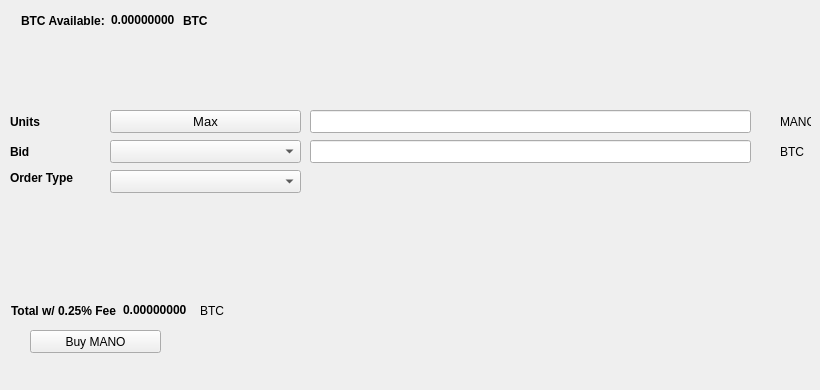
   <widget class="QWidget" name="BuyTab">
    <attribute name="title">
     <string>Buy</string>
    </attribute>
    <widget class="QPushButton" name="BuyMANO">
     <property name="geometry">
      <rect>
       <x>30</x>
       <y>330</y>
       <width>131</width>
       <height>23</height>
      </rect>
     </property>
     <property name="text">
      <string>Buy MANO</string>
     </property>
     <property name="icon">
      <iconset resource="../mano.qrc">
       <normaloff>:/icons/bitcoin</normaloff>:/icons/bitcoin</iconset>
     </property>
    </widget>
    <widget class="QLabel" name="label_3">
     <property name="geometry">
      <rect>
       <x>10</x>
       <y>110</y>
       <width>46</width>
       <height>23</height>
      </rect>
     </property>
     <property name="font">
      <font>
       <weight>75</weight>
       <bold>true</bold>
      </font>
     </property>
     <property name="text">
      <string>Units</string>
     </property>
    </widget>
    <widget class="QLineEdit" name="UnitsInput">
     <property name="geometry">
      <rect>
       <x>310</x>
       <y>110</y>
       <width>441</width>
       <height>23</height>
      </rect>
     </property>
     <property name="font">
      <font>
       <pointsize>9</pointsize>
       <weight>75</weight>
       <bold>true</bold>
      </font>
     </property>
    </widget>
    <widget class="QLineEdit" name="BuyBidPriceEdit">
     <property name="geometry">
      <rect>
       <x>310</x>
       <y>140</y>
       <width>441</width>
       <height>23</height>
      </rect>
     </property>
     <property name="font">
      <font>
       <pointsize>9</pointsize>
       <weight>75</weight>
       <bold>true</bold>
      </font>
     </property>
    </widget>
    <widget class="QLabel" name="label_4">
     <property name="geometry">
      <rect>
       <x>780</x>
       <y>110</y>
       <width>31</width>
       <height>23</height>
      </rect>
     </property>
     <property name="text">
      <string>MANO</string>
     </property>
    </widget>
    <widget class="QLabel" name="label_5">
     <property name="geometry">
      <rect>
       <x>780</x>
       <y>140</y>
       <width>31</width>
       <height>23</height>
      </rect>
     </property>
     <property name="text">
      <string>BTC</string>
     </property>
    </widget>
    <widget class="QLabel" name="label_6">
     <property name="geometry">
      <rect>
       <x>10</x>
       <y>140</y>
       <width>46</width>
       <height>23</height>
      </rect>
     </property>
     <property name="font">
      <font>
       <weight>75</weight>
       <bold>true</bold>
      </font>
     </property>
     <property name="text">
      <string>Bid</string>
     </property>
    </widget>
    <widget class="QLabel" name="label_7">
     <property name="geometry">
      <rect>
       <x>10</x>
       <y>170</y>
       <width>91</width>
       <height>16</height>
      </rect>
     </property>
     <property name="font">
      <font>
       <weight>75</weight>
       <bold>true</bold>
      </font>
     </property>
     <property name="text">
      <string>Order Type</string>
     </property>
    </widget>
    <widget class="QPushButton" name="Buy_Max_Amount">
     <property name="geometry">
      <rect>
       <x>110</x>
       <y>110</y>
       <width>191</width>
       <height>23</height>
      </rect>
     </property>
     <property name="font">
      <font>
       <pointsize>10</pointsize>
      </font>
     </property>
     <property name="text">
      <string>Max</string>
     </property>
    </widget>
    <widget class="QComboBox" name="BuyBidcomboBox">
     <property name="geometry">
      <rect>
       <x>110</x>
       <y>140</y>
       <width>191</width>
       <height>23</height>
      </rect>
     </property>
     <property name="font">
      <font>
       <pointsize>10</pointsize>
      </font>
     </property>
    </widget>
    <widget class="QComboBox" name="buyOrdertypeCombo">
     <property name="geometry">
      <rect>
       <x>110</x>
       <y>170</y>
       <width>191</width>
       <height>23</height>
      </rect>
     </property>
     <property name="font">
      <font>
       <pointsize>10</pointsize>
      </font>
     </property>
    </widget>
    <widget class="QWidget" name="layoutWidget1">
     <property name="geometry">
      <rect>
       <x>21</x>
       <y>11</y>
       <width>227</width>
       <height>19</height>
      </rect>
     </property>
     <layout class="QHBoxLayout" name="horizontalLayout_3">
      <item>
       <widget class="QLabel" name="label232">
        <property name="font">
         <font>
          <weight>75</weight>
          <bold>true</bold>
         </font>
        </property>
        <property name="text">
         <string>BTC Available:</string>
        </property>
       </widget>
      </item>
      <item>
       <widget class="QLabel" name="BtcAvailableLbl">
        <property name="palette">
         <palette>
          <active>
           <colorrole role="WindowText">
            <brush brushstyle="SolidPattern">
             <color alpha="255">
              <red>0</red>
              <green>0</green>
              <blue>0</blue>
             </color>
            </brush>
           </colorrole>
           <colorrole role="Button">
            <brush brushstyle="SolidPattern">
             <color alpha="255">
              <red>0</red>
              <green>170</green>
              <blue>0</blue>
             </color>
            </brush>
           </colorrole>
           <colorrole role="Light">
            <brush brushstyle="SolidPattern">
             <color alpha="255">
              <red>0</red>
              <green>255</green>
              <blue>0</blue>
             </color>
            </brush>
           </colorrole>
           <colorrole role="Midlight">
            <brush brushstyle="SolidPattern">
             <color alpha="255">
              <red>0</red>
              <green>212</green>
              <blue>0</blue>
             </color>
            </brush>
           </colorrole>
           <colorrole role="Dark">
            <brush brushstyle="SolidPattern">
             <color alpha="255">
              <red>0</red>
              <green>85</green>
              <blue>0</blue>
             </color>
            </brush>
           </colorrole>
           <colorrole role="Mid">
            <brush brushstyle="SolidPattern">
             <color alpha="255">
              <red>0</red>
              <green>113</green>
              <blue>0</blue>
             </color>
            </brush>
           </colorrole>
           <colorrole role="Text">
            <brush brushstyle="SolidPattern">
             <color alpha="255">
              <red>0</red>
              <green>170</green>
              <blue>0</blue>
             </color>
            </brush>
           </colorrole>
           <colorrole role="BrightText">
            <brush brushstyle="SolidPattern">
             <color alpha="255">
              <red>255</red>
              <green>255</green>
              <blue>255</blue>
             </color>
            </brush>
           </colorrole>
           <colorrole role="ButtonText">
            <brush brushstyle="SolidPattern">
             <color alpha="255">
              <red>0</red>
              <green>0</green>
              <blue>0</blue>
             </color>
            </brush>
           </colorrole>
           <colorrole role="Base">
            <brush brushstyle="SolidPattern">
             <color alpha="255">
              <red>255</red>
              <green>255</green>
              <blue>255</blue>
             </color>
            </brush>
           </colorrole>
           <colorrole role="Window">
            <brush brushstyle="SolidPattern">
             <color alpha="255">
              <red>0</red>
              <green>170</green>
              <blue>0</blue>
             </color>
            </brush>
           </colorrole>
           <colorrole role="Shadow">
            <brush brushstyle="SolidPattern">
             <color alpha="255">
              <red>0</red>
              <green>0</green>
              <blue>0</blue>
             </color>
            </brush>
           </colorrole>
           <colorrole role="AlternateBase">
            <brush brushstyle="SolidPattern">
             <color alpha="255">
              <red>127</red>
              <green>212</green>
              <blue>127</blue>
             </color>
            </brush>
           </colorrole>
           <colorrole role="ToolTipBase">
            <brush brushstyle="SolidPattern">
             <color alpha="255">
              <red>255</red>
              <green>255</green>
              <blue>220</blue>
             </color>
            </brush>
           </colorrole>
           <colorrole role="ToolTipText">
            <brush brushstyle="SolidPattern">
             <color alpha="255">
              <red>0</red>
              <green>0</green>
              <blue>0</blue>
             </color>
            </brush>
           </colorrole>
          </active>
          <inactive>
           <colorrole role="WindowText">
            <brush brushstyle="SolidPattern">
             <color alpha="255">
              <red>0</red>
              <green>0</green>
              <blue>0</blue>
             </color>
            </brush>
           </colorrole>
           <colorrole role="Button">
            <brush brushstyle="SolidPattern">
             <color alpha="255">
              <red>0</red>
              <green>170</green>
              <blue>0</blue>
             </color>
            </brush>
           </colorrole>
           <colorrole role="Light">
            <brush brushstyle="SolidPattern">
             <color alpha="255">
              <red>0</red>
              <green>255</green>
              <blue>0</blue>
             </color>
            </brush>
           </colorrole>
           <colorrole role="Midlight">
            <brush brushstyle="SolidPattern">
             <color alpha="255">
              <red>0</red>
              <green>212</green>
              <blue>0</blue>
             </color>
            </brush>
           </colorrole>
           <colorrole role="Dark">
            <brush brushstyle="SolidPattern">
             <color alpha="255">
              <red>0</red>
              <green>85</green>
              <blue>0</blue>
             </color>
            </brush>
           </colorrole>
           <colorrole role="Mid">
            <brush brushstyle="SolidPattern">
             <color alpha="255">
              <red>0</red>
              <green>113</green>
              <blue>0</blue>
             </color>
            </brush>
           </colorrole>
           <colorrole role="Text">
            <brush brushstyle="SolidPattern">
             <color alpha="255">
              <red>0</red>
              <green>170</green>
              <blue>0</blue>
             </color>
            </brush>
           </colorrole>
           <colorrole role="BrightText">
            <brush brushstyle="SolidPattern">
             <color alpha="255">
              <red>255</red>
              <green>255</green>
              <blue>255</blue>
             </color>
            </brush>
           </colorrole>
           <colorrole role="ButtonText">
            <brush brushstyle="SolidPattern">
             <color alpha="255">
              <red>0</red>
              <green>0</green>
              <blue>0</blue>
             </color>
            </brush>
           </colorrole>
           <colorrole role="Base">
            <brush brushstyle="SolidPattern">
             <color alpha="255">
              <red>255</red>
              <green>255</green>
              <blue>255</blue>
             </color>
            </brush>
           </colorrole>
           <colorrole role="Window">
            <brush brushstyle="SolidPattern">
             <color alpha="255">
              <red>0</red>
              <green>170</green>
              <blue>0</blue>
             </color>
            </brush>
           </colorrole>
           <colorrole role="Shadow">
            <brush brushstyle="SolidPattern">
             <color alpha="255">
              <red>0</red>
              <green>0</green>
              <blue>0</blue>
             </color>
            </brush>
           </colorrole>
           <colorrole role="AlternateBase">
            <brush brushstyle="SolidPattern">
             <color alpha="255">
              <red>127</red>
              <green>212</green>
              <blue>127</blue>
             </color>
            </brush>
           </colorrole>
           <colorrole role="ToolTipBase">
            <brush brushstyle="SolidPattern">
             <color alpha="255">
              <red>255</red>
              <green>255</green>
              <blue>220</blue>
             </color>
            </brush>
           </colorrole>
           <colorrole role="ToolTipText">
            <brush brushstyle="SolidPattern">
             <color alpha="255">
              <red>0</red>
              <green>0</green>
              <blue>0</blue>
             </color>
            </brush>
           </colorrole>
          </inactive>
          <disabled>
           <colorrole role="WindowText">
            <brush brushstyle="SolidPattern">
             <color alpha="255">
              <red>0</red>
              <green>85</green>
              <blue>0</blue>
             </color>
            </brush>
           </colorrole>
           <colorrole role="Button">
            <brush brushstyle="SolidPattern">
             <color alpha="255">
              <red>0</red>
              <green>170</green>
              <blue>0</blue>
             </color>
            </brush>
           </colorrole>
           <colorrole role="Light">
            <brush brushstyle="SolidPattern">
             <color alpha="255">
              <red>0</red>
              <green>255</green>
              <blue>0</blue>
             </color>
            </brush>
           </colorrole>
           <colorrole role="Midlight">
            <brush brushstyle="SolidPattern">
             <color alpha="255">
              <red>0</red>
              <green>212</green>
              <blue>0</blue>
             </color>
            </brush>
           </colorrole>
           <colorrole role="Dark">
            <brush brushstyle="SolidPattern">
             <color alpha="255">
              <red>0</red>
              <green>85</green>
              <blue>0</blue>
             </color>
            </brush>
           </colorrole>
           <colorrole role="Mid">
            <brush brushstyle="SolidPattern">
             <color alpha="255">
              <red>0</red>
              <green>113</green>
              <blue>0</blue>
             </color>
            </brush>
           </colorrole>
           <colorrole role="Text">
            <brush brushstyle="SolidPattern">
             <color alpha="255">
              <red>0</red>
              <green>85</green>
              <blue>0</blue>
             </color>
            </brush>
           </colorrole>
           <colorrole role="BrightText">
            <brush brushstyle="SolidPattern">
             <color alpha="255">
              <red>255</red>
              <green>255</green>
              <blue>255</blue>
             </color>
            </brush>
           </colorrole>
           <colorrole role="ButtonText">
            <brush brushstyle="SolidPattern">
             <color alpha="255">
              <red>0</red>
              <green>85</green>
              <blue>0</blue>
             </color>
            </brush>
           </colorrole>
           <colorrole role="Base">
            <brush brushstyle="SolidPattern">
             <color alpha="255">
              <red>0</red>
              <green>170</green>
              <blue>0</blue>
             </color>
            </brush>
           </colorrole>
           <colorrole role="Window">
            <brush brushstyle="SolidPattern">
             <color alpha="255">
              <red>0</red>
              <green>170</green>
              <blue>0</blue>
             </color>
            </brush>
           </colorrole>
           <colorrole role="Shadow">
            <brush brushstyle="SolidPattern">
             <color alpha="255">
              <red>0</red>
              <green>0</green>
              <blue>0</blue>
             </color>
            </brush>
           </colorrole>
           <colorrole role="AlternateBase">
            <brush brushstyle="SolidPattern">
             <color alpha="255">
              <red>0</red>
              <green>170</green>
              <blue>0</blue>
             </color>
            </brush>
           </colorrole>
           <colorrole role="ToolTipBase">
            <brush brushstyle="SolidPattern">
             <color alpha="255">
              <red>255</red>
              <green>255</green>
              <blue>220</blue>
             </color>
            </brush>
           </colorrole>
           <colorrole role="ToolTipText">
            <brush brushstyle="SolidPattern">
             <color alpha="255">
              <red>0</red>
              <green>0</green>
              <blue>0</blue>
             </color>
            </brush>
           </colorrole>
          </disabled>
         </palette>
        </property>
        <property name="font">
         <font>
          <weight>75</weight>
          <bold>true</bold>
         </font>
        </property>
        <property name="text">
         <string>0.00000000</string>
        </property>
        <property name="textInteractionFlags">
         <set>Qt::LinksAccessibleByMouse|Qt::TextSelectableByKeyboard|Qt::TextSelectableByMouse</set>
        </property>
       </widget>
      </item>
      <item>
       <widget class="QLabel" name="BtcAvailableLbl_2">
        <property name="font">
         <font>
          <weight>75</weight>
          <bold>true</bold>
         </font>
        </property>
        <property name="text">
         <string>BTC</string>
        </property>
       </widget>
      </item>
     </layout>
    </widget>
    <widget class="QWidget" name="layoutWidge2">
     <property name="geometry">
      <rect>
       <x>11</x>
       <y>301</y>
       <width>259</width>
       <height>19</height>
      </rect>
     </property>
     <layout class="QHBoxLayout" name="horizontalLayout_4">
      <item>
       <widget class="QLabel" name="label_9">
        <property name="font">
         <font>
          <weight>75</weight>
          <bold>true</bold>
         </font>
        </property>
        <property name="text">
         <string>Total w/ 0.25% Fee</string>
        </property>
       </widget>
      </item>
      <item>
       <widget class="QLabel" name="BuyCostLabel">
        <property name="palette">
         <palette>
          <active>
           <colorrole role="WindowText">
            <brush brushstyle="SolidPattern">
             <color alpha="255">
              <red>0</red>
              <green>0</green>
              <blue>0</blue>
             </color>
            </brush>
           </colorrole>
           <colorrole role="Button">
            <brush brushstyle="SolidPattern">
             <color alpha="255">
              <red>0</red>
              <green>170</green>
              <blue>0</blue>
             </color>
            </brush>
           </colorrole>
           <colorrole role="Light">
            <brush brushstyle="SolidPattern">
             <color alpha="255">
              <red>0</red>
              <green>255</green>
              <blue>0</blue>
             </color>
            </brush>
           </colorrole>
           <colorrole role="Midlight">
            <brush brushstyle="SolidPattern">
             <color alpha="255">
              <red>0</red>
              <green>212</green>
              <blue>0</blue>
             </color>
            </brush>
           </colorrole>
           <colorrole role="Dark">
            <brush brushstyle="SolidPattern">
             <color alpha="255">
              <red>0</red>
              <green>85</green>
              <blue>0</blue>
             </color>
            </brush>
           </colorrole>
           <colorrole role="Mid">
            <brush brushstyle="SolidPattern">
             <color alpha="255">
              <red>0</red>
              <green>113</green>
              <blue>0</blue>
             </color>
            </brush>
           </colorrole>
           <colorrole role="Text">
            <brush brushstyle="SolidPattern">
             <color alpha="255">
              <red>0</red>
              <green>170</green>
              <blue>0</blue>
             </color>
            </brush>
           </colorrole>
           <colorrole role="BrightText">
            <brush brushstyle="SolidPattern">
             <color alpha="255">
              <red>255</red>
              <green>255</green>
              <blue>255</blue>
             </color>
            </brush>
           </colorrole>
           <colorrole role="ButtonText">
            <brush brushstyle="SolidPattern">
             <color alpha="255">
              <red>0</red>
              <green>0</green>
              <blue>0</blue>
             </color>
            </brush>
           </colorrole>
           <colorrole role="Base">
            <brush brushstyle="SolidPattern">
             <color alpha="255">
              <red>255</red>
              <green>255</green>
              <blue>255</blue>
             </color>
            </brush>
           </colorrole>
           <colorrole role="Window">
            <brush brushstyle="SolidPattern">
             <color alpha="255">
              <red>0</red>
              <green>170</green>
              <blue>0</blue>
             </color>
            </brush>
           </colorrole>
           <colorrole role="Shadow">
            <brush brushstyle="SolidPattern">
             <color alpha="255">
              <red>0</red>
              <green>0</green>
              <blue>0</blue>
             </color>
            </brush>
           </colorrole>
           <colorrole role="AlternateBase">
            <brush brushstyle="SolidPattern">
             <color alpha="255">
              <red>127</red>
              <green>212</green>
              <blue>127</blue>
             </color>
            </brush>
           </colorrole>
           <colorrole role="ToolTipBase">
            <brush brushstyle="SolidPattern">
             <color alpha="255">
              <red>255</red>
              <green>255</green>
              <blue>220</blue>
             </color>
            </brush>
           </colorrole>
           <colorrole role="ToolTipText">
            <brush brushstyle="SolidPattern">
             <color alpha="255">
              <red>0</red>
              <green>0</green>
              <blue>0</blue>
             </color>
            </brush>
           </colorrole>
          </active>
          <inactive>
           <colorrole role="WindowText">
            <brush brushstyle="SolidPattern">
             <color alpha="255">
              <red>0</red>
              <green>0</green>
              <blue>0</blue>
             </color>
            </brush>
           </colorrole>
           <colorrole role="Button">
            <brush brushstyle="SolidPattern">
             <color alpha="255">
              <red>0</red>
              <green>170</green>
              <blue>0</blue>
             </color>
            </brush>
           </colorrole>
           <colorrole role="Light">
            <brush brushstyle="SolidPattern">
             <color alpha="255">
              <red>0</red>
              <green>255</green>
              <blue>0</blue>
             </color>
            </brush>
           </colorrole>
           <colorrole role="Midlight">
            <brush brushstyle="SolidPattern">
             <color alpha="255">
              <red>0</red>
              <green>212</green>
              <blue>0</blue>
             </color>
            </brush>
           </colorrole>
           <colorrole role="Dark">
            <brush brushstyle="SolidPattern">
             <color alpha="255">
              <red>0</red>
              <green>85</green>
              <blue>0</blue>
             </color>
            </brush>
           </colorrole>
           <colorrole role="Mid">
            <brush brushstyle="SolidPattern">
             <color alpha="255">
              <red>0</red>
              <green>113</green>
              <blue>0</blue>
             </color>
            </brush>
           </colorrole>
           <colorrole role="Text">
            <brush brushstyle="SolidPattern">
             <color alpha="255">
              <red>0</red>
              <green>170</green>
              <blue>0</blue>
             </color>
            </brush>
           </colorrole>
           <colorrole role="BrightText">
            <brush brushstyle="SolidPattern">
             <color alpha="255">
              <red>255</red>
              <green>255</green>
              <blue>255</blue>
             </color>
            </brush>
           </colorrole>
           <colorrole role="ButtonText">
            <brush brushstyle="SolidPattern">
             <color alpha="255">
              <red>0</red>
              <green>0</green>
              <blue>0</blue>
             </color>
            </brush>
           </colorrole>
           <colorrole role="Base">
            <brush brushstyle="SolidPattern">
             <color alpha="255">
              <red>255</red>
              <green>255</green>
              <blue>255</blue>
             </color>
            </brush>
           </colorrole>
           <colorrole role="Window">
            <brush brushstyle="SolidPattern">
             <color alpha="255">
              <red>0</red>
              <green>170</green>
              <blue>0</blue>
             </color>
            </brush>
           </colorrole>
           <colorrole role="Shadow">
            <brush brushstyle="SolidPattern">
             <color alpha="255">
              <red>0</red>
              <green>0</green>
              <blue>0</blue>
             </color>
            </brush>
           </colorrole>
           <colorrole role="AlternateBase">
            <brush brushstyle="SolidPattern">
             <color alpha="255">
              <red>127</red>
              <green>212</green>
              <blue>127</blue>
             </color>
            </brush>
           </colorrole>
           <colorrole role="ToolTipBase">
            <brush brushstyle="SolidPattern">
             <color alpha="255">
              <red>255</red>
              <green>255</green>
              <blue>220</blue>
             </color>
            </brush>
           </colorrole>
           <colorrole role="ToolTipText">
            <brush brushstyle="SolidPattern">
             <color alpha="255">
              <red>0</red>
              <green>0</green>
              <blue>0</blue>
             </color>
            </brush>
           </colorrole>
          </inactive>
          <disabled>
           <colorrole role="WindowText">
            <brush brushstyle="SolidPattern">
             <color alpha="255">
              <red>0</red>
              <green>85</green>
              <blue>0</blue>
             </color>
            </brush>
           </colorrole>
           <colorrole role="Button">
            <brush brushstyle="SolidPattern">
             <color alpha="255">
              <red>0</red>
              <green>170</green>
              <blue>0</blue>
             </color>
            </brush>
           </colorrole>
           <colorrole role="Light">
            <brush brushstyle="SolidPattern">
             <color alpha="255">
              <red>0</red>
              <green>255</green>
              <blue>0</blue>
             </color>
            </brush>
           </colorrole>
           <colorrole role="Midlight">
            <brush brushstyle="SolidPattern">
             <color alpha="255">
              <red>0</red>
              <green>212</green>
              <blue>0</blue>
             </color>
            </brush>
           </colorrole>
           <colorrole role="Dark">
            <brush brushstyle="SolidPattern">
             <color alpha="255">
              <red>0</red>
              <green>85</green>
              <blue>0</blue>
             </color>
            </brush>
           </colorrole>
           <colorrole role="Mid">
            <brush brushstyle="SolidPattern">
             <color alpha="255">
              <red>0</red>
              <green>113</green>
              <blue>0</blue>
             </color>
            </brush>
           </colorrole>
           <colorrole role="Text">
            <brush brushstyle="SolidPattern">
             <color alpha="255">
              <red>0</red>
              <green>85</green>
              <blue>0</blue>
             </color>
            </brush>
           </colorrole>
           <colorrole role="BrightText">
            <brush brushstyle="SolidPattern">
             <color alpha="255">
              <red>255</red>
              <green>255</green>
              <blue>255</blue>
             </color>
            </brush>
           </colorrole>
           <colorrole role="ButtonText">
            <brush brushstyle="SolidPattern">
             <color alpha="255">
              <red>0</red>
              <green>85</green>
              <blue>0</blue>
             </color>
            </brush>
           </colorrole>
           <colorrole role="Base">
            <brush brushstyle="SolidPattern">
             <color alpha="255">
              <red>0</red>
              <green>170</green>
              <blue>0</blue>
             </color>
            </brush>
           </colorrole>
           <colorrole role="Window">
            <brush brushstyle="SolidPattern">
             <color alpha="255">
              <red>0</red>
              <green>170</green>
              <blue>0</blue>
             </color>
            </brush>
           </colorrole>
           <colorrole role="Shadow">
            <brush brushstyle="SolidPattern">
             <color alpha="255">
              <red>0</red>
              <green>0</green>
              <blue>0</blue>
             </color>
            </brush>
           </colorrole>
           <colorrole role="AlternateBase">
            <brush brushstyle="SolidPattern">
             <color alpha="255">
              <red>0</red>
              <green>170</green>
              <blue>0</blue>
             </color>
            </brush>
           </colorrole>
           <colorrole role="ToolTipBase">
            <brush brushstyle="SolidPattern">
             <color alpha="255">
              <red>255</red>
              <green>255</green>
              <blue>220</blue>
             </color>
            </brush>
           </colorrole>
           <colorrole role="ToolTipText">
            <brush brushstyle="SolidPattern">
             <color alpha="255">
              <red>0</red>
              <green>0</green>
              <blue>0</blue>
             </color>
            </brush>
           </colorrole>
          </disabled>
         </palette>
        </property>
        <property name="font">
         <font>
          <weight>75</weight>
          <bold>true</bold>
         </font>
        </property>
        <property name="autoFillBackground">
         <bool>false</bool>
        </property>
        <property name="text">
         <string>0.00000000</string>
        </property>
        <property name="textInteractionFlags">
         <set>Qt::LinksAccessibleByMouse|Qt::TextSelectableByMouse</set>
        </property>
       </widget>
      </item>
      <item>
       <widget class="QLabel" name="label_10">
        <property name="font">
         <font>
          <weight>50</weight>
          <bold>false</bold>
         </font>
        </property>
        <property name="text">
         <string>BTC</string>
        </property>
       </widget>
      </item>
     </layout>
    </widget>
    <widget class="QLabel" name="label_24">
     <property name="geometry">
      <rect>
       <x>460</x>
       <y>300</y>
       <width>281</width>
       <height>81</height>
      </rect>
     </property>
     <property name="text">
      <string/>
     </property>
     <property name="pixmap">
      <pixmap>:/images/bittrex</pixmap>
     </property>
    </widget>
   </widget>
